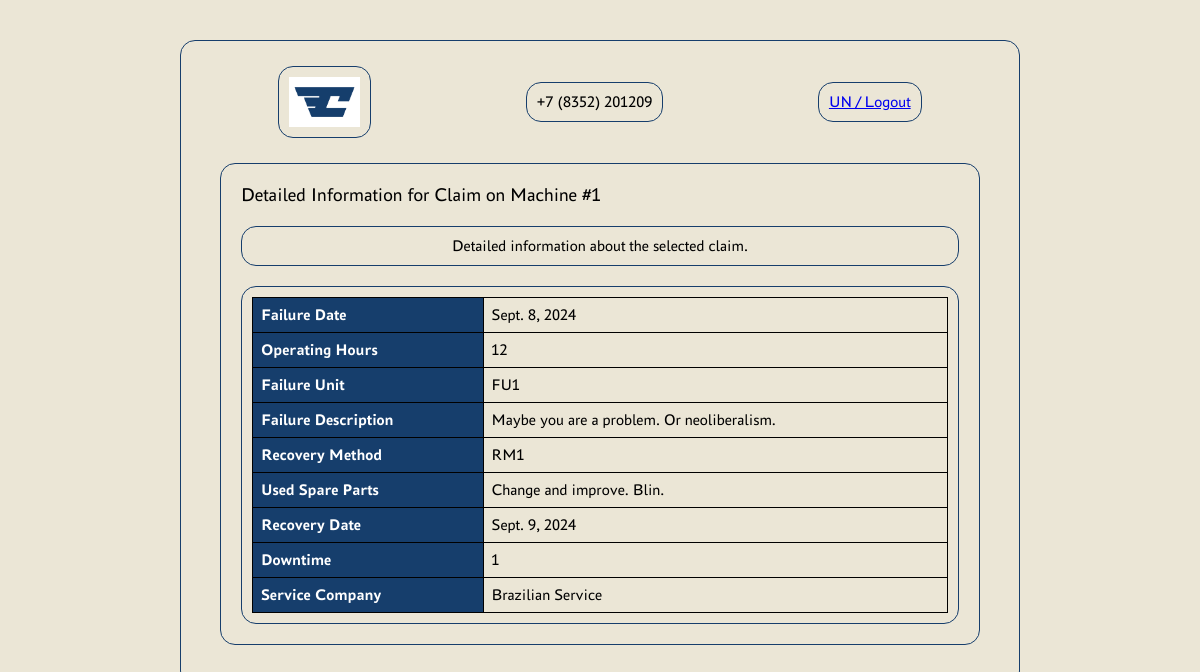
The page /claims_detailed/1/ (signed in) on the database as committed earlier.
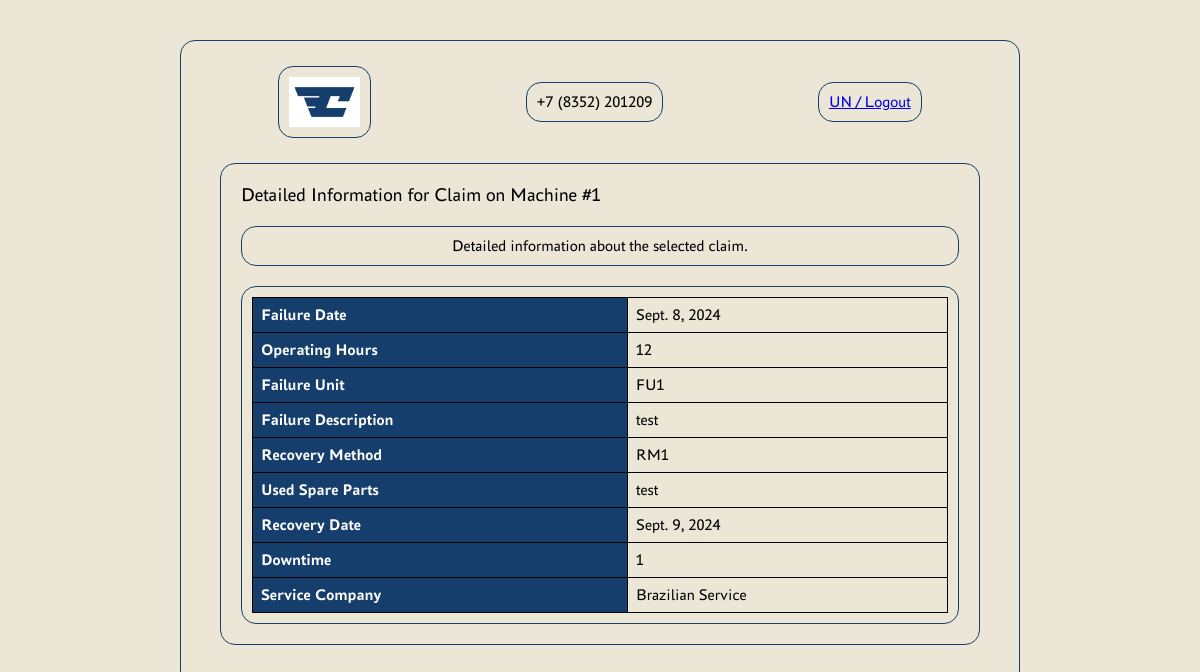
The same page on the database as committed later.
### silant_app/models/models.py (models this page shows, shortened)
class Claim(models.Model):
    machine = models.ForeignKey(Machine, on_delete=models.CASCADE)
    failure_date = models.DateField()
    operating_hours = models.IntegerField()
    failure_unit = models.ForeignKey(FailureUnitReference, related_name='failure_units', on_delete=models.CASCADE)
    failure_description = models.TextField()
    recovery_method = models.ForeignKey(RecoveryMethodReference, related_name='recovery_methods',
                                        on_delete=models.CASCADE)
    used_spare_parts = models.TextField()
    recovery_date = models.DateField()
    downtime = models.IntegerField()  # Calculated as recovery_date - failure_date
    service_company = models.ForeignKey(ServiceCompanyReference, related_name='claim_service_companies',
                                        on_delete=models.CASCADE)

class Machine(models.Model):
    serial_number = models.CharField(max_length=255, unique=True)
    model = models.ForeignKey(MachineModelReference, related_name='machine_models', on_delete=models.CASCADE)
    engine_model = models.ForeignKey(EngineModelReference, related_name='engine_models', on_delete=models.CASCADE)
    engine_serial_number = models.CharField(max_length=255)
    transmission_model = models.ForeignKey(TransmissionModelReference, related_name='transmission_models',
                                           on_delete=models.CASCADE)
    transmission_serial_number = models.CharField(max_length=255)
    drive_axle_model = models.ForeignKey(DriveAxleModelReference, related_name='drive_axle_models',
                                         on_delete=models.CASCADE)
    drive_axle_serial_number = models.CharField(max_length=255)
    steer_axle_model = models.ForeignKey(SteerAxleModelReference, related_name='steer_axle_models',
                                         on_delete=models.CASCADE)
    steer_axle_serial_number = models.CharField(max_length=255)
    supply_contract = models.CharField(max_length=255)
    shipment_date = models.DateField()
    consignee = models.CharField(max_length=255)
    delivery_address = models.CharField(max_length=255)
    configuration = models.TextField(max_length=255)
    client = models.ForeignKey(settings.AUTH_USER_MODEL, related_name='machines', on_delete=models.SET_NULL, null=True,
                               blank=True)
    service_company = models.ForeignKey(ServiceCompanyReference, related_name='service_companies',
                                        on_delete=models.CASCADE)

### silant_app/models/reference_models.py (models this page shows, shortened)
class FailureUnitReference(models.Model):
    name = models.CharField(max_length=255)
    specification = models.TextField()

class RecoveryMethodReference(models.Model):
    name = models.CharField(max_length=255)
    specification = models.TextField()

class ServiceCompanyReference(models.Model):
    name = models.CharField(max_length=255)
    specification = models.TextField()

### silant_app/views/detail_views.py (the view)
# urls.py: path('claims_detailed/<int:pk>/', ClaimDetailView.as_view(), name='claims_detailed'),
class ClaimDetailView(LoginRequiredMixin, ClaimPermissions, GroupFourPermission, DetailView):
    model = Claim
    template_name = 'claims_detailed.html'
    context_object_name = 'claim'
    def get_context_data(self, **kwargs):
        context = super().get_context_data(**kwargs)
        context['user_name'] = self.request.user.username
        return context

### silant_app/views/views_permissions.py (called while the page is built)
    def test_func(self):
        user_groups = self.request.user.groups.values_list('id', flat=True)
        return any(group_id in [1, 3, 4, 5] for group_id in user_groups)

### templates/claims_detailed.html (shortened to what this page needs)
{% extends 'landing_page.html' %}
{% load static %}
{% block header_1 %}
    {% block header_2 %}
        <div class="header-container">
            <div class="logo">
                <img id="logo" src="{% static 'logo/Logotype accent RGB 1.jpg' %}" alt="Logo"
                     data-logged-in-url="{% url 'landing_page_logged_in' %}"
                     data-logged-out-url="{% url 'landing_page' %}">
            </div>
            <div class="contact-info" id="phone-number">Loading...</div>
            <div class="login-button"><a href="{% url 'logout' %}">{{ user_name }} / Logout</a></div>
        </div>
    {% endblock %}
{% endblock %}
{% block content %}
    <div class="main-title">Detailed Information for Claim on Machine #{{ claim.machine.serial_number }}</div>
    <div class="info-text">Detailed information about the selected claim.</div>
    {% if claim %}
        <div class="search-results-detailed">
            <table class="machine-details-table" onclick="window.location.href='{% url 'edit_claim' claim.pk %}'">
                <tbody>
                    <tr>
                        <td>Failure Date</td>
                        <td>{{ claim.failure_date }}</td>
                    </tr>
                    <tr>
                        <td>Operating Hours</td>
                        <td>{{ claim.operating_hours }}</td>
                    </tr>
                    <tr>
                        <td>Failure Unit</td>
                        <td>{{ claim.failure_unit.name }}</td>
                    </tr>
                    <tr>
                        <td>Failure Description</td>
                        <td>{{ claim.failure_description }}</td>
                    </tr>
                    <tr>
                        <td>Recovery Method</td>
                        <td>{{ claim.recovery_method.name }}</td>
                    </tr>
                    <tr>
                        <td>Used Spare Parts</td>
                        <td>{{ claim.used_spare_parts }}</td>
                    </tr>
                    <tr>
                        <td>Recovery Date</td>
                        <td>{{ claim.recovery_date }}</td>
                    </tr>
                    <tr>
                        <td>Downtime</td>
                        <td>{{ claim.downtime }}</td>
                    </tr>
                    <tr>
                        <td>Service Company</td>
                        <td>{{ claim.service_company.name }}</td>
                    </tr>
                </tbody>
            </table>
        </div>
    {% else %}
        <p>No detailed information found for this claim.</p>
    {% endif %}
{% endblock %}

Rows that differ between the two databases and show on the page:
changed Claim "FU1": failure_description "Maybe you are a problem. Or neoliberalism." → "test"; used_spare_parts "Change and improve. Blin." → "test"
